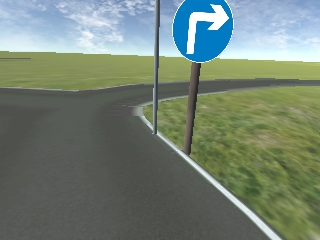
#> input picture script/Image/right3.png, 320 x 240 px, found by its file name
$ python traffic_detect.py   (older library calls are emulated)
#> lines starting #> are read from the running program, lines starting #| are printed output that depends on the picture; after the words box and inside, x2 and y2 are one past the last pixel; in counts of white or black regions, pixels touching at a corner belong together
import cv2
import numpy as np
import matplotlib.pyplot as plt
from math import sqrt
from skimage.feature import blob_dog, blob_log, blob_doh
import imutils
import argparse
import os
import math
from time import  time

from classification import training, getLabel
import rospy
SIGNS = ["ERROR",
        "STOP",
        "TURN LEFT",
        "TURN RIGHT",
        "DO NOT TURN LEFT",
        "DO NOT TURN RIGHT",
        "ONE WAY",
        "SPEED LIMIT",
        "OTHER"]

# Clean all previous file
# [5 lines left out: function clean_images, not called in this run]


### Preprocess image
# [7 lines of commented-out code are left out]

def LaplacianOfGaussian(image):
    LoG_image = cv2.GaussianBlur(image, (3,3), 0)           # paramter
    gray = cv2.cvtColor( LoG_image, cv2.COLOR_BGR2GRAY)
    LoG_image = cv2.Laplacian( gray, cv2.CV_8U,3,3,2)       # parameter
    LoG_image = cv2.convertScaleAbs(LoG_image)
    return LoG_image

def binarization(image):
    thresh = cv2.threshold(image,32,255,cv2.THRESH_BINARY)[1]
    #thresh = cv2.adaptiveThreshold(image,255,cv2.ADAPTIVE_THRESH_GAUSSIAN_C, cv2.THRESH_BINARY,11,2)
    return thresh

def preprocess_image(image):
   # image = constrastLimit(image)
    image = LaplacianOfGaussian(image)
    image = binarization(image)
    return image

# Find Signs
def removeSmallComponents(image, threshold):
    #find all your connected components (white blobs in your image)
    nb_components, output, stats, centroids = cv2.connectedComponentsWithStats(image, connectivity=8)
    sizes = stats[1:, -1]; nb_components = nb_components - 1

    img2 = np.zeros((output.shape),dtype = np.uint8)
    #for every component in the image, you keep it only if it's above threshold
    for i in range(0, nb_components):
        if sizes[i] >= threshold:
            img2[output == i + 1] = 255
    return img2

def findContour(image):
    #find contours in the thresholded image
    cnts = cv2.findContours(image, cv2.RETR_EXTERNAL, cv2.CHAIN_APPROX_NONE    )
    cnts = cnts[0] if imutils.is_cv2() else cnts[1]
    return cnts

def contourIsSign(perimeter, centroid, threshold):
    #  perimeter, centroid, threshold
    # # Compute signature of contour
    result=[]
    for p in perimeter:
        p = p[0]
        distance = sqrt((p[0] - centroid[0])**2 + (p[1] - centroid[1])**2)
        result.append(distance)
    max_value = max(result)
    signature = [float(dist) / max_value for dist in result ]
    # Check signature of contour.
    temp = sum((1 - s) for s in signature)
    temp = temp / len(signature)
    if temp < threshold: # is  the sign
        return True, max_value + 2
    else:                 # is not the sign
        return False, max_value + 2

#crop sign
# [9 lines left out: function cropContour, not called in this run]

def cropSign(image, coordinate):
    width = image.shape[1]
    height = image.shape[0]
    top = max([int(coordinate[0][1]), 0])
    bottom = min([int(coordinate[1][1]), height-1])
    left = max([int(coordinate[0][0]), 0])
    right = min([int(coordinate[1][0]), width-1])
    #print(top,left,bottom,right)
    return image[top:bottom,left:right]


def findLargestSign(image, contours, threshold, distance_theshold):
    max_distance = 0
    coordinate = None
    sign = None
    for c in contours:
        M = cv2.moments(c)
        if M["m00"] == 0:
            continue
        cX = int(M["m10"] / M["m00"])
        cY = int(M["m01"] / M["m00"])
        is_sign, distance = contourIsSign(c, [cX, cY], 1-threshold)
        if is_sign and distance > max_distance and distance > distance_theshold:
            max_distance = distance
            coordinate = np.reshape(c, [-1,2])
            left, top = np.amin(coordinate, axis=0)
            right, bottom = np.amax(coordinate, axis = 0)
            coordinate = [(left-2,top-2),(right+3,bottom+1)]
            sign = cropSign(image,coordinate)
    return sign, coordinate


# [63 lines left out: functions findSigns, localization, remove_line, not called in this run]

def remove_other_color(img):
    frame = cv2.GaussianBlur(img, (3,3), 0)
    hsv = cv2.cvtColor(frame, cv2.COLOR_BGR2HSV)
    # define range of blue color in HSV
    lower_blue = np.array([100,128,0])
    upper_blue = np.array([215,255,255])
    # Threshold the HSV image to get only blue colors
    mask_blue = cv2.inRange(hsv, lower_blue, upper_blue)

    lower_white = np.array([0,0,128], dtype=np.uint8)
    upper_white = np.array([255,255,255], dtype=np.uint8)
    # Threshold the HSV image to get only blue colors
    mask_white = cv2.inRange(hsv, lower_white, upper_white)

    lower_black = np.array([0,0,0], dtype=np.uint8)
    upper_black = np.array([170,150,50], dtype=np.uint8)

    mask_black = cv2.inRange(hsv, lower_black, upper_black)

    mask_1 = cv2.bitwise_or(mask_blue, mask_white)
    mask = cv2.bitwise_or(mask_1, mask_black)
    # Bitwise-AND mask and original image
    #res = cv2.bitwise_and(frame,frame, mask= mask)
    return mask

def detect_sign(frame, min_size_components = 240):
    original_image = frame.copy()
    binary_image = preprocess_image(frame)

    binary_image = removeSmallComponents(binary_image, min_size_components)

    binary_image = cv2.bitwise_and(binary_image,binary_image, mask=remove_other_color(frame))

    #binary_image = remove_line(binary_image)

    #cv2.imshow('BINARY IMAGE', binary_image)
    contours = findContour(binary_image)
    #signs, coordinates = findSigns(image, contours, similitary_contour_with_circle, 15)
    sign, coordinate = findLargestSign(original_image, contours, 0.65, 15)
    # coordinate, image, sign_type, text = localization(frame, 240,0.65, model, count, current_sign)
    if coordinate is not None:
        cv2.rectangle(frame, coordinate[0],coordinate[1], (0, 255, 0), 1)
        top = int(coordinate[0][1]*1.05)
        left = int(coordinate[0][0]*1.05)
        bottom = int(coordinate[1][1]*0.95)
        right = int(coordinate[1][0]*0.95)

        # position = [count, sign_type if sign_type <= 8 else 8, coordinate[0][0], coordinate[0][1], coordinate[1][0], coordinate[1][1]]
        # cv2.rectangle(image, coordinate[0],coordinate[1], (0, 255, 0), 1)
        font = cv2.FONT_HERSHEY_PLAIN
        #cv2.putText(image,text,(coordinate[0][0], coordinate[0][1] -15), font, 1,(0,0,255),2,cv2.LINE_4)

        tl = [left, top]
        br = [right,bottom]
        # print(tl,br,'left,right')

        if (right> 160):
            direction = 'right'
            cv2.putText(frame,"Turn right",(left-15,bottom+20), font, 1,(0,0,255),2,cv2.LINE_4)
        else:
            cv2.putText(frame,"Turn left",(left,bottom+20), font, 1,(0,0,255),2,cv2.LINE_4)
            direction = 'left'
    else:
        direction = 'none'


    # # print(direction)
    cv2.imshow('Traffic Detect',frame)
    k = cv2.waitKey(1)
    if k == ord('q'):
        cv2.destroyAllWindows()
    #     rospy.signal_shutdown('Exit')
    return frame,direction
def main():
    start = time()
    img = cv2.imread('Image/right3.png')
#> img is the input picture: shape (240, 320, 3); mean B, G, R 117.1, 130.3, 116.3
    gray_img = cv2.imread('Image/right3.png',0)
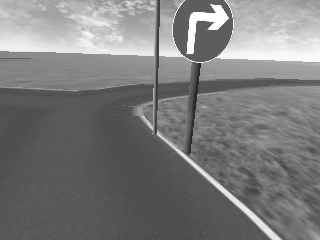
#> gray_img: shape (240, 320); min 37, max 255, mean 124
    detect_sign(img)
#> in binarization, `thresh = cv2.threshold(image,32,255,cv2.THRESH_BINARY)[1]`:
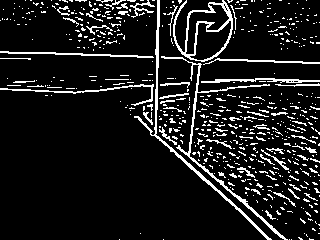
#> thresh: shape (240, 320); 10.7% white in thin lines or dots
#> in removeSmallComponents, `nb_components, output, stats, centroids = cv2.connectedComponentsWithS..`:
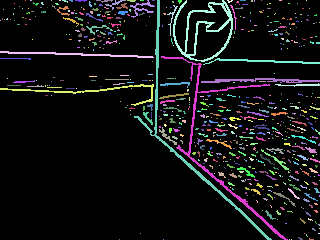
#> output: shape (240, 320) int32; 598 distinct labels, from 0 to 597; one colour per label, 0 black
#> in removeSmallComponents, `nb_components, output, stats, centroids = cv2.connectedComponentsWithS..`: nb_components = 598; stats = 598 rows, first 6: [0, 0, 320, 240, 68590], [25, 0, 1, 1, 1], [30, 0, 2, 1, 2], [51, 0, 1, 1, 1], [59, 0, 2, 1, 2], [62, 0, 6, 3, 9]; centroids = 598 pairs, first value 0 to 319, second value 0 to 239
#> in removeSmallComponents, `sizes = stats[1:, -1]`: sizes = 597 values, max 877 at index 14, min 1 at index 0, mean 13.75
#> in removeSmallComponents, `nb_components = nb_components - 1`: nb_components = 597
#> after the loop in removeSmallComponents, `for i in range(0, nb_components):`: img2: shape (240, 320); 4.5% white in thin lines or dots
#> in remove_other_color, `hsv = cv2.cvtColor(frame, cv2.COLOR_BGR2HSV)`: hsv: shape (240, 320, 3); mean H, S, V 57.7, 57.5, 136.8
#> in remove_other_color, `mask_blue = cv2.inRange(hsv, lower_blue, upper_blue)`: mask_blue: shape (240, 320); 3% white; 1 white region, box (x1, y1, x2, y2) and area: (173, 0, 233, 62) 2310
#> in remove_other_color, `mask_white = cv2.inRange(hsv, lower_white, upper_white)`:
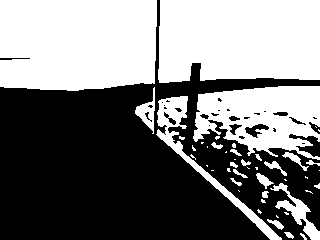
#> mask_white: shape (240, 320); 47.7% white; 47 white regions (25 under 20 px), largest, box (x1, y1, x2, y2) and area: (0, 0, 157, 91) 13677, (158, 0, 320, 83) 12673, (193, 86, 320, 160) 6217
#> in remove_other_color, `mask_black = cv2.inRange(hsv, lower_black, upper_black)`: mask_black: shape (240, 320); 0.06% white in thin lines or dots, all inside (x1, y1, x2, y2) = (191, 64, 200, 135)
#> in detect_sign, `binary_image = cv2.bitwise_and(binary_image,binary_image, mask=remove_..`:
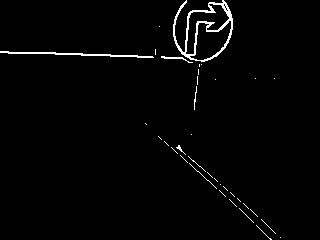
#> binary_image: shape (240, 320); 1.8% white in thin lines or dots, all inside (x1, y1, x2, y2) = (0, 0, 281, 240)
#> in findContour, `cnts = cv2.findContours(image, cv2.RETR_EXTERNAL, cv2.CHAIN_APPROX_NON..`: cnts = 36 contours, 33 with area under 20; largest, box (x1, y1, x2, y2) and area: (173, 0, 233, 62) 2248, (0, 51, 154, 58) 158, (161, 56, 193, 63) 26
#> in detect_sign, `contours = findContour(binary_image)`: contours has the same summary as cnts in findContour
#> the loop in findLargestSign, `for c in contours:` made 36 passes
#> (cX, cY, max_value in contourIsSign, temp in contourIsSign, is_sign, distance, max_distance) on pass 36: (206, 31, 36.89, 0.212, True, 38.89, 38.89)
#> c on passes 1, 12, 22, 23, 25, 26: [[280, 237]], [[220, 184]], [[191, 134]], [[145, 123], [146, 124]], [[215, 79]], [[274, 78]]
#> after the loop in findLargestSign, `for c in contours:`:
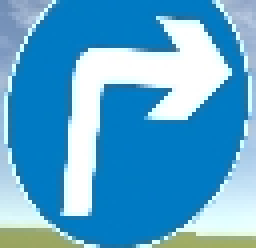
#> sign: shape (62, 64, 3) (shown 4 times larger); mean B, G, R 206, 165, 89.2
#> after the loop in findLargestSign, `for c in contours:`: bottom = 61; left = 173; max_distance = 38.89; right = 232; top = 0
#> in detect_sign, `sign, coordinate = findLargestSign(original_image, contours, 0.65, 15)`: coordinate = [(171, -2), (235, 62)]
#> in detect_sign, `top = int(coordinate[0][1]*1.05)`: top = -2
#> in detect_sign, `left = int(coordinate[0][0]*1.05)`: left = 179
#> in detect_sign, `bottom = int(coordinate[1][1]*0.95)`: bottom = 58
#> in detect_sign, `right = int(coordinate[1][0]*0.95)`: right = 223
#> in detect_sign, `tl = [left, top]`: tl = [179, -2]
#> in detect_sign, `br = [right,bottom]`: br = [223, 58]
#> in detect_sign, `cv2.putText(frame,"Turn right",(left-15,bottom+20), font, 1,(0,0,255),..`:
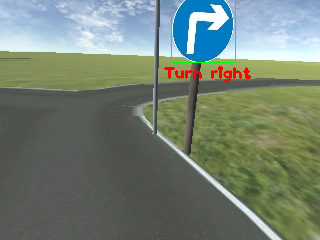
#> frame: shape (240, 320, 3); mean B, G, R 116.1, 129.6, 116.5
#> (key q is pressed here)
    end = time(); print(end-start,'duration')
    # [13 lines of commented-out code are left out]
if __name__ == '__main__':
    main()
